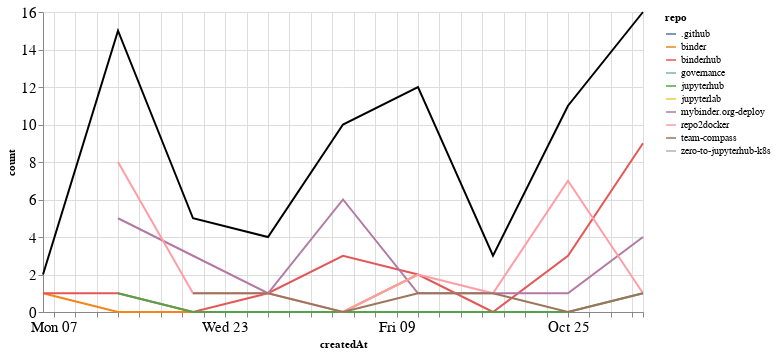

This figure's notebook cell:
### Markdown cell above
## Comments

### Code cell
comments_time = comments.groupby('repo').resample('W', on='createdAt').count()['author'].reset_index()
comments_time = comments_time.rename(columns={'author': 'count'})
comments_time_total = comments_time.groupby('createdAt').agg({"count": "sum"}).reset_index()
ch1 = alt.Chart(comments_time, width=600).mark_line().encode(
    x='createdAt',
    y='count',
    color='repo',
    tooltip="repo"
)

ch2 = alt.Chart(comments_time_total, width=600).mark_line(color="black").encode(
    x='createdAt',
    y='count',
)

ch1 + ch2

### Figure 1 — Vega-Lite specification as saved in the notebook (floating-point values rounded to 4 significant figures)
{"config": {"axisLeft": {"labelFontSize": 15}, "axisBottom": {"labelFontSize": 15}}, "layer": [{"data": {"name": "data-6753ee62e1826a35ad6bf69985b9911e"}, "mark": "line", "encoding": {"color": {"type": "nominal", "field": "repo"}, "tooltip": {"type": "nominal", "field": "repo"}, "x": {"type": "temporal", "field": "createdAt"}, "y": {"type": "quantitative", "field": "count"}}, "width": 600}, {"data": {"name": "data-f39f473294625a84db58ba00a6ab9226"}, "mark": {"type": "line", "color": "black"}, "encoding": {"x": {"type": "temporal", "field": "createdAt"}, "y": {"type": "quantitative", "field": "count"}}, "width": 600}], "$schema": "https://vega.github.io/schema/vega-lite/v4.8.1.json", "datasets": {"data-6753ee62e1826a35ad6bf69985b9911e": [{"repo": ".github", "createdAt": "2020-10-04T00:00:00", "count": 1}, {"repo": "binder", "createdAt": "2020-09-06T00:00:00", "count": 1}, {"repo": "binder", "createdAt": "2020-09-13T00:00:00", "count": 0}, {"repo": "binder", "createdAt": "2020-09-20T00:00:00", "count": 0}, {"repo": "binder", "createdAt": "2020-09-27T00:00:00", "count": 0}, {"repo": "binder", "createdAt": "2020-10-04T00:00:00", "count": 0}, {"repo": "binder", "createdAt": "2020-10-11T00:00:00", "count": 2}, {"repo": "binderhub", "createdAt": "2020-09-06T00:00:00", "count": 1}, {"repo": "binderhub", "createdAt": "2020-09-13T00:00:00", "count": 1}, {"repo": "binderhub", "createdAt": "2020-09-20T00:00:00", "count": 0}, {"repo": "binderhub", "createdAt": "2020-09-27T00:00:00", "count": 1}, {"repo": "binderhub", "createdAt": "2020-10-04T00:00:00", "count": 3}, {"repo": "binderhub", "createdAt": "2020-10-11T00:00:00", "count": 2}, {"repo": "binderhub", "createdAt": "2020-10-18T00:00:00", "count": 0}, {"repo": "binderhub", "createdAt": "2020-10-25T00:00:00", "count": 3}, {"repo": "binderhub", "createdAt": "2020-11-01T00:00:00", "count": 9}, {"repo": "governance", "createdAt": "2020-10-11T00:00:00", "count": 1}, {"repo": "jupyterhub", "createdAt": "2020-09-13T00:00:00", "count": 1}, {"repo": "jupyterhub", "createdAt": "2020-09-20T00:00:00", "count": 0}, {"repo": "jupyterhub", "createdAt": "2020-09-27T00:00:00", "count": 0}, {"repo": "jupyterhub", "createdAt": "2020-10-04T00:00:00", "count": 0}, {"repo": "jupyterhub", "createdAt": "2020-10-11T00:00:00", "count": 0}, {"repo": "jupyterhub", "createdAt": "2020-10-18T00:00:00", "count": 0}, {"repo": "jupyterhub", "createdAt": "2020-10-25T00:00:00", "count": 0}, {"repo": "jupyterhub", "createdAt": "2020-11-01T00:00:00", "count": 1}, {"repo": "jupyterlab", "createdAt": "2020-10-11T00:00:00", "count": 1}, {"repo": "mybinder.org-deploy", "createdAt": "2020-09-13T00:00:00", "count": 5}, {"repo": "mybinder.org-deploy", "createdAt": "2020-09-20T00:00:00", "count": 3}, {"repo": "mybinder.org-deploy", "createdAt": "2020-09-27T00:00:00", "count": 1}, {"repo": "mybinder.org-deploy", "createdAt": "2020-10-04T00:00:00", "count": 6}, {"repo": "mybinder.org-deploy", "createdAt": "2020-10-11T00:00:00", "count": 1}, {"repo": "mybinder.org-deploy", "createdAt": "2020-10-18T00:00:00", "count": 1}, {"repo": "mybinder.org-deploy", "createdAt": "2020-10-25T00:00:00", "count": 1}, {"repo": "mybinder.org-deploy", "createdAt": "2020-11-01T00:00:00", "count": 4}, {"repo": "repo2docker", "createdAt": "2020-09-13T00:00:00", "count": 8}, {"repo": "repo2docker", "createdAt": "2020-09-20T00:00:00", "count": 1}, {"repo": "repo2docker", "createdAt": "2020-09-27T00:00:00", "count": 1}, {"repo": "repo2docker", "createdAt": "2020-10-04T00:00:00", "count": 0}, {"repo": "repo2docker", "createdAt": "2020-10-11T00:00:00", "count": 2}, {"repo": "repo2docker", "createdAt": "2020-10-18T00:00:00", "count": 1}, {"repo": "repo2docker", "createdAt": "2020-10-25T00:00:00", "count": 7}, {"repo": "repo2docker", "createdAt": "2020-11-01T00:00:00", "count": 1}, {"repo": "team-compass", "createdAt": "2020-09-20T00:00:00", "count": 1}, {"repo": "team-compass", "createdAt": "2020-09-27T00:00:00", "count": 1}, {"repo": "team-compass", "createdAt": "2020-10-04T00:00:00", "count": 0}, {"repo": "team-compass", "createdAt": "2020-10-11T00:00:00", "count": 1}, {"repo": "team-compass", "createdAt": "2020-10-18T00:00:00", "count": 1}, {"repo": "team-compass", "createdAt": "2020-10-25T00:00:00", "count": 0}, {"repo": "team-compass", "createdAt": "2020-11-01T00:00:00", "count": 1}, {"repo": "zero-to-jupyterhub-k8s", "createdAt": "2020-10-11T00:00:00", "count": 2}], "data-f39f473294625a84db58ba00a6ab9226": [{"createdAt": "2020-09-06T00:00:00", "count": 2}, {"createdAt": "2020-09-13T00:00:00", "count": 15}, {"createdAt": "2020-09-20T00:00:00", "count": 5}, {"createdAt": "2020-09-27T00:00:00", "count": 4}, {"createdAt": "2020-10-04T00:00:00", "count": 10}, {"createdAt": "2020-10-11T00:00:00", "count": 12}, {"createdAt": "2020-10-18T00:00:00", "count": 3}, {"createdAt": "2020-10-25T00:00:00", "count": 11}, {"createdAt": "2020-11-01T00:00:00", "count": 16}]}}
